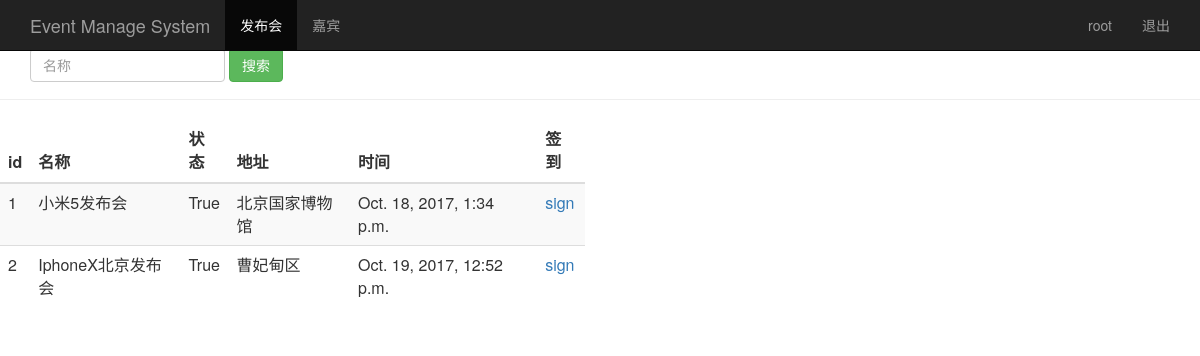
The page /event_manage/ (signed in) on the database its author committed.
### sign/models.py (models this page shows, shortened)
class Event(models.Model):
    name = models.CharField(max_length=100)             # 发布会标题
    limit = models.IntegerField()                       # 人数
    status = models.BooleanField()                      # 状态
    address = models.CharField(max_length=200)          # 地址
    start_time = models.DateTimeField('events_time')    # 发布会时间
    create_time = models.DateTimeField(auto_now=True)   # 自动创建时间

### sign/views.py (the view)
# urls.py: url(r'^event_manage/$', views.event_manage),
@login_required
def event_manage(request):
    event_list = Event.objects.all()
    username = request.session.get('user','')
    return render(request,'event_manage.html',{"user":username, "events":event_list})

### templates/event_manage.html (shortened to what this page needs)
<html lang="zh-CN">
<head>
    {% load bootstrap3 %}
    {% bootstrap_css %}
</head>
<body role="document">
<nav class="navbar navbar-inverse navbar-fixed-top">
    <div class="container">
        <div class="navbar-header">
            <a class="navbar-brand" href="/event_manage/">Event Manage System</a>
        </div>
        <div id="navbar" class="collapse navbar-collapse">
            <ul class="nav navbar-nav">
                <li class="active"><a href="/event_manage/">发布会</a></li>
                <li><a href="/guest_manage/">嘉宾</a></li>
            </ul>
            <ul class="nav navbar-nav navbar-right">
                <li><a href="#">{{user}}</a></li>
                <li><a href="/logout/">退出</a></li>
            </ul>
        </div>
    </div>
</nav>
    <div class="page-header">
        <div id="navbar" class="navbar-collapse collapse">
            <form class="navbar-form" method="get" action="/search_name/">
                <div class="form-group">
                    <input name="name" type="text" placeholder="名称" class="form-control">
                </div>
                <button type="submit" class="btn btn-success">搜索</button>
            </form>
        </div>
    </div>
    <div class="row">
        <div class="col-md-6">
            <table class="table table-striped">
                <thead>
                <tr>
                    <th>id</th>
                    <th>名称</th>
                    <th>状态</th>
                    <th>地址</th>
                    <th>时间</th>
                    <th>签到</th>
                </tr>
                </thead>
                <tbody>
                {% for event in events %}
                    <tr>
                        <td>{{ event.id }}</td>
                        <td>{{ event.name }}</td>
                        <td>{{ event.status }}</td>
                        <td>{{ event.address }}</td>
                        <td>{{ event.start_time }}</td>
                        <td>
                        <a href="/sign_index/{{ event.id }}/" target="{{ event.id }}_blank">sign</a>
                        </td>
                {% endfor %}
                </tbody>
            </table>
        </div>
    </div>
</body>
</html>

### rows shown on the page
Event: id "1", name "小米5发布会", status "True", address "北京国家博物馆", start_time "Oct. 18, 2017, 1:34 p.m."
Event: id "2", name "IphoneX北京发布会", status "True", address "曹妃甸区", start_time "Oct. 19, 2017, 12:52 p.m."

### other values the page prints
{{ user }} "root"
